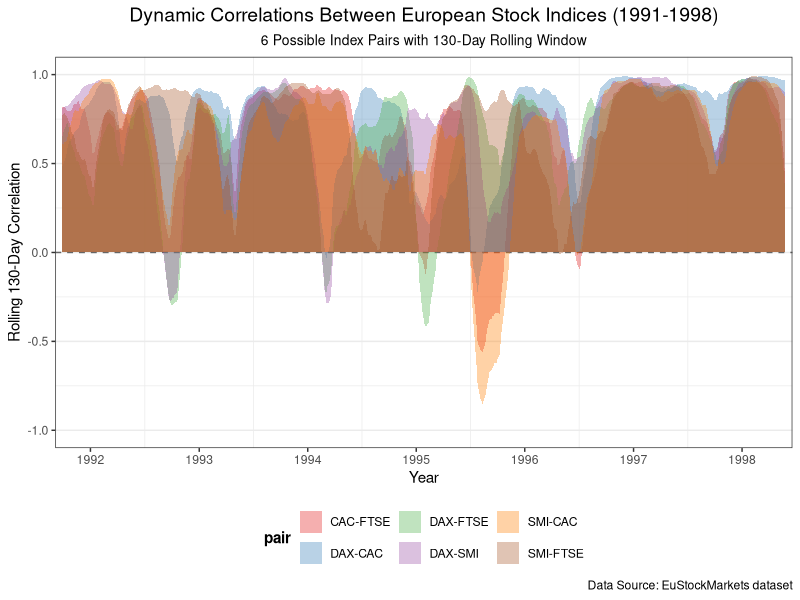

The R source for this figure:
# 加载包
library(lubridate) # 日期处理
library(zoo)       # 滚动相关分析
library(tidyverse) # 数据处理及可视化

# 加载数据集
data("EuStockMarkets")

# 检查缺失值
EuStockMarkets %>% 
  as_tibble() %>% 
  summarise_all(~sum(is.na(.))) 

# 提取时间日期
time_date <- EuStockMarkets %>% 
  time() %>%                              # 提取时间序列
  as.numeric() %>%                        # 转换为数值
  as_tibble() %>%                         # 转换为 tibble 对象
  mutate(date = date_decimal(value) %>%   # 计算日期列
           round_date("day") %>%          # 取整到天
           as_date()) %>%                 # POSIXct转Date格式
  rename(time = value)                    # 重命名列名

print(time_date)

# 检查每年记录次数
time_date %>% 
  mutate(year = year(date)) %>%           # 从date列解析年份
  count(year, name = "days")              # 统计每年的行数

# 检查重复日期
time_date %>% 
  mutate(date_only = date) %>%  # 提取日期部分(忽略时间)
  count(date_only) %>%          # 统计每个日期出现的次数
  filter(n > 1)                 # 筛选重复日期

# 将股票数据转换为数据框并合并日期
eu_stocks <- as_tibble(EuStockMarkets) %>% 
  mutate(date = time_date$date)

# 生成所有股票指数对组合
index_pairs <- combn(
  x = names(eu_stocks)[names(eu_stocks) != "date"], 
  m = 2, 
  simplify = FALSE
)

# 定义滑动窗口时间宽度
window_size <- frequency(EuStockMarkets) / 2

# 计算滚动相关系数
rolling_cor <- map_dfr(index_pairs, ~ {
  pair <- .
  df_pair <- eu_stocks %>% select(all_of(pair), date)
  
  corr_values <- rollapply(
        data = df_pair[, 1:2],
        width = window_size,
        FUN = function(x) cor(x[,1], x[,2], use = "pairwise.complete.obs"),
        by.column = FALSE,
        fill = NA
  )
  
  tibble(
    date = df_pair$date,
    correlation = corr_values,
    pair = paste(pair, collapse = "-")
  )
})

# 检查滚动计算结果中的NA比例
rolling_cor %>% 
  group_by(pair) %>% 
  summarise(na_rate = mean(is.na(correlation)))

# 绘制滚动窗口相关分析图
ggplot(rolling_cor, aes(x = date, y = correlation, fill = pair)) +
  geom_hline(yintercept = 0, linetype = "dashed", color = "gray40") +
  geom_area(position = "identity", alpha = 0.35, na.rm = TRUE) +
  scale_fill_manual(
    values = c("#E41A1C", "#377EB8", "#4DAF4A", 
               "#984EA3", "#FF7F00", "#A65628")
  ) +
  scale_x_date(
    date_breaks = "1 years",
    date_labels = "%Y",
    expand = c(0.01, 0)
  ) +
  scale_y_continuous(limits = c(-1, 1)) +
  labs(
    x = "Year",
    y = paste0("Rolling ",window_size,"-Day Correlation"),
    title = paste0("Dynamic Correlations Between European Stock Indices (",min(year(eu_stocks$date)),"-",max(year(eu_stocks$date)),")"),
    subtitle = paste0(length(index_pairs)," Possible Index Pairs with ",window_size,"-Day Rolling Window"),
    caption = "Data Source: EuStockMarkets dataset"
  ) +
  theme_bw() +
  theme(
    legend.position = "bottom",
    legend.title = element_text(face = "bold"),
    panel.grid.major.x = element_blank(),
    plot.title = element_text(hjust = 0.5, size = 14),
    plot.subtitle = element_text(hjust = 0.5, size = 10)
  )
